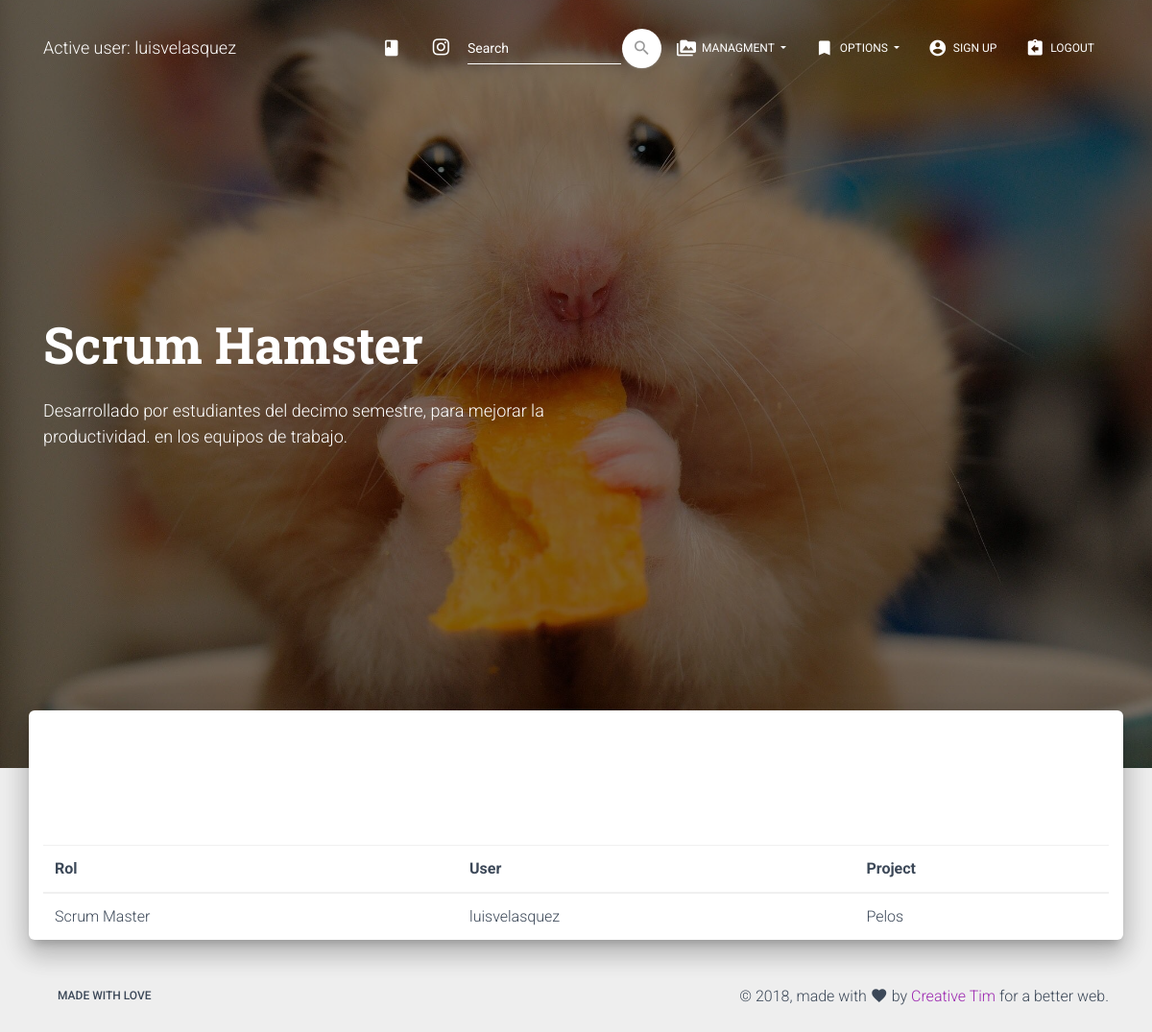
Screenshot of /view_rol/1/ (signed in) with the database file from the repository.
### modules/models.py (models this page shows, shortened)
class rol(models.Model):
    rol_choices = (
		('Scrum Master', 'Scrum Master'),
		('Product Owner', 'Product Owner'),
		('Team/Developer', 'Team/Developer'),
		)
    rol = models.CharField(
		max_length = 15,
		choices = rol_choices,
		default = 'Team/Developer',
		)
    project_id = models.ForeignKey(project, on_delete = models.CASCADE)
    user_id = models.ForeignKey(User, on_delete = models.CASCADE)

class project(models.Model):
    name = models.CharField(max_length = 75)
    percent = models.PositiveSmallIntegerField()
    created_at = models.DateField(auto_now_add = True)
    file = models.URLField(blank = True)
    client_id = models.ForeignKey(client, on_delete = models.CASCADE)
    def __str__(self):
        return '%s' % (self.name)

### modules/views.py (the view)
# urls.py: path('view_rol/<int:id>/', view_rol, name = 'view_rol'),
@login_required
def view_rol(request, id):
    data = rol.objects.get(id = id)
    return render(request, 'rol/view.html', {'data': data})

### modules/templates/rol/view.html (shortened to what this page needs)
{% extends 'base.html' %}
{% block content %}
<table class="table">
	<thead>
		<tr>
			<th>Rol</th>
			<th>User</th>
			<th>Project</th>
	</thead>
<tbody>
	<tr>
		<td>{{ data.rol }}</td>
		<td>{{ data.user_id }}</td>
    	<td>{{ data.project_id }}</td>
	</tr>
</tbody>
	</table>
{% endblock %}

### modules/templates/base.html (shortened to what this page needs)
<!DOCTYPE html>
<html lang="en">
{% load static %}
<head>
  <link rel="stylesheet" href="https://maxcdn.bootstrapcdn.com/font-awesome/latest/css/font-awesome.min.css">
  <link href="{% static 'css/material-kit.css' %}" rel="stylesheet" />
  <link href="{% static 'demo/demo.css' %}" rel="stylesheet" />
</head>
<body class="landing-page sidebar-collapse">
  <nav class="navbar navbar-transparent navbar-color-on-scroll fixed-top navbar-expand-lg" color-on-scroll="100" id="sectionsNav">
    <div class="container">
      <div class="navbar-translate">
        {% if user.is_active %}
        <a class="navbar-brand" href="{% url 'index' %}">
          Active user: {{ user.username }} </a>
          {% endif %}
      </div>
      <div class="collapse navbar-collapse">
        <ul class="navbar-nav ml-auto">
          <li class="nav-item">
            <a class="nav-link" rel="tooltip" title="" data-placement="bottom" href="https://www.instagram.com/luis17velasquez/?hl=en" target="_blank" data-original-title="opent the CRM">
              <i class="material-icons">class</i>
            </a>
          </li>
          <li class="nav-item">
            <a class="nav-link" rel="tooltip" title="" data-placement="bottom" href="https://www.instagram.com/luis17velasquez/?hl=en" target="_blank" data-original-title="Follow us on Instagram">
              <i class="fa fa-instagram"></i>
            </a>
          </li>
          <li>
          <form class="form-inline ml-auto" method="POST" action ="{% url 'buscar_cliente' %}">{% csrf_token %}
              <div class="form-group has-white">
                <input type="text" class="form-control" placeholder="Search" name="buscalo">
              </div>
              <button type="submit" class="btn btn-white btn-just-icon btn-round">
                  <i class="material-icons">search</i>
              </button>
          </form>
          </li>
          {% if user.is_active %}
          <li class="dropdown nav-item">
            <a href="#" class="dropdown-toggle nav-link" data-toggle="dropdown">
              <i class="material-icons">perm_media</i> Managment
            </a>
          </li>
          <li class="dropdown nav-item">
            <a href="#" class="dropdown-toggle nav-link" data-toggle="dropdown">
              <i class="material-icons">bookmark</i> Options
            </a>
          </li>
          {% endif %}
           {% if user.is_active %}
           <li class="nav-item">
            <a class="nav-link" href="{% url 'signup' %}" onclick="scrollToDownload()">
              <i class="material-icons">account_circle</i> Sign up
            </a>
          </li>
          <li class="nav-item">
            <a class="nav-link" href="{% url 'logout' %}" onclick="scrollToDownload()">
              <i class="material-icons">assignment_return</i> Logout
            </a>
          </li>
          {% endif %}
        </ul>
      </div>
    </div>
  </nav>
  <div class="page-header header-filter" data-parallax="true" style="background-image: url('{% static 'img/profile_city.jpg' %}')">
    <div class="container">
      <div class="row">
        <div class="col-md-6">
          <h1 class="title">Scrum Hamster</h1>
          <h4>Desarrollado por estudiantes del decimo semestre, para mejorar la productividad. en los equipos de trabajo.</h4>
          <br>
        </div>
      </div>
    </div>
  </div>
  <div class="main main-raised">
    <div class="container">
      <div class="section text-center">
      </div>
      {% block content %}
      {% endblock %}
    </div>
  </div>
  <footer class="footer footer-default">
    <div class="container">
      <nav class="float-left">
        <ul>
          <li>
            <a href="#">
              made with love
            </a>
          </li>
        </ul>
      </nav>
      <div class="copyright float-right">
        &copy;
        , made with <i class="material-icons">favorite</i> by
        <a href="https://www.creative-tim.com" target="_blank">Creative Tim</a> for a better web.
      </div>
    </div>
  </footer>
</body>
</html>

### modules/static/demo/demo.css (style rules this page uses)
.title { margin-top: 30px; min-height: 32px; }

### rows the page displays
rol: rol "Scrum Master", user_id "luisvelasquez", project_id "Pelos"

### other values shown
{{ user.username }} "luisvelasquez"
